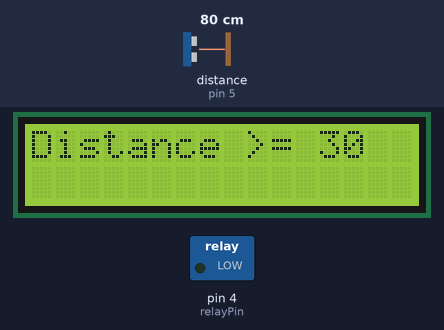
A sketch run on a simulated Arduino Uno, built with avr-gcc and run on an emulated ATmega328P. Shown: 16×2 character LCD, switched loads named in the sketch (green lamp = pin HIGH). Inputs (shaded band) come from the test bench; at power-on: distance to the obstacle (sensor on pin 5) 80 cm. The echo pulse lasts 58.3 µs per cm; what the sketch prints to the serial monitor is not drawn.

Above: at 1.2 s.
1.3 s: distance to the obstacle (sensor on pin 5) set to 33 cm
2.8 s: distance to the obstacle (sensor on pin 5) set to 27 cm
At 3.8 s:
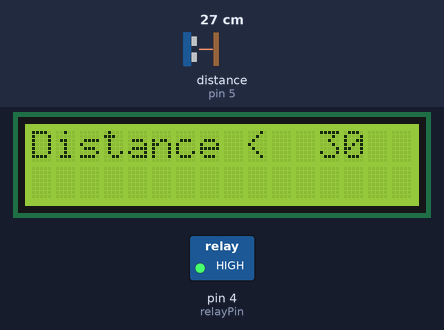
4.6 s: distance to the obstacle (sensor on pin 5) set to 35 cm
At 5.4 s:
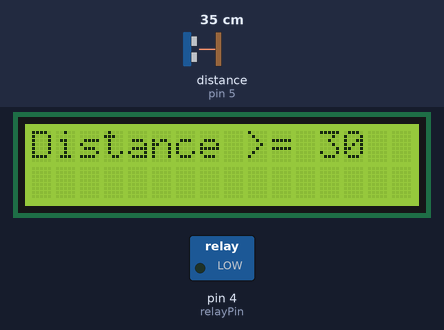
6.1 s: distance to the obstacle (sensor on pin 5) set to 2 cm
At 7.0 s:
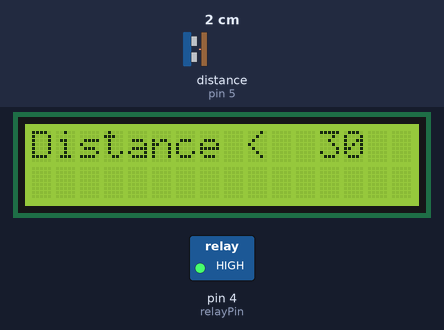
Timing chart, 0 to 8.7 s (numbered marks = the images above; inputs shaded):
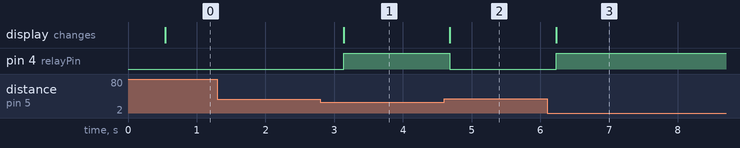

Measured:
- the behaviour switches between 30 and 29 cm on distance to the obstacle (sensor on pin 5) (found by bisection; images 0 and 1)
- after the input at 1.3 s, every drawn part: stays the same
- after the input at 2.8 s, pin 4 (relayPin): LOW → HIGH after 0.34 s; the display: changes after 0.34 s (image 1)
- after the input at 4.6 s, pin 4 (relayPin): HIGH → LOW after 0.08 s; the display: changes after 0.08 s (image 2)
- after the input at 6.1 s, pin 4 (relayPin): LOW → HIGH after 0.13 s; the display: changes after 0.13 s (image 3)

The sketch:

L_8_Obstacle_close_range_alarm.ino
```cpp
/*******************LCD函数*******************/
#include "Adafruit_LiquidCrystal.h"
Adafruit_LiquidCrystal lcd(1);

String NULL_TXT = "                ";
void LCD_print(String txt1, String txt2)
{
  lcd.setCursor(0, 0);
  lcd.print("                ");
  lcd.setCursor(0, 1);
  lcd.print("                ");

  lcd.setCursor(0, 0);
  lcd.print(txt1);
  lcd.setCursor(0, 1);
  lcd.print(txt2);

}
/*******************Ultrasonic*******************/
#include <HCSR04.h>

// Initialize sensor that uses digital pins 13 and 12.
const byte triggerPin = 6;
const byte echoPin = 5;
UltraSonicDistanceSensor distanceSensor(triggerPin, echoPin);

int Cursor_position = 0;
int flag = 0;

int relayPin = 4;
int LedPin = 10;
void setup() {
  // put your setup code here, to run once:
  Serial.begin(115200);   // 初始化串口
  while (!lcd.begin(16, 2)) {
    Serial.println("Could not init backpack. Check wiring.");
    delay(50);
  }
  Serial.println("Backpack init'd.");

  pinMode(relayPin, OUTPUT);

}

void loop() {
  // put your main code here, to run repeatedly:
  unsigned long previousMillis = 0; // 上次更新的时间
  const long interval = 500;
  LCD_print("Distance    30", "");
  while (1)
  {
    float distance = distanceSensor.measureDistanceCm();
    String Value = String(distance);
    //如果读取失败则退出本次循环
    if(distance== -1)
        continue;
    // 检查是否应该更新 LCD
    unsigned long currentMillis = millis();
    if (currentMillis - previousMillis >= interval) {
      previousMillis = currentMillis; // 更新上次更新时间
      //      lcd.setCursor(0, 1);
      //      lcd.print(Value);
      if ((int)distance >= 30)
      {
        lcd.setCursor(9, 0);
        lcd.print(">=");
        digitalWrite(relayPin, LOW);
        digitalWrite(LedPin, LOW);
      }
      else
      {
        lcd.setCursor(9, 0);
        lcd.print("< ");
        digitalWrite(relayPin, HIGH);
        digitalWrite(LedPin, HIGH);
      }
    Serial.println((int)distance);
    }

    delay(100);
  }

}
```
